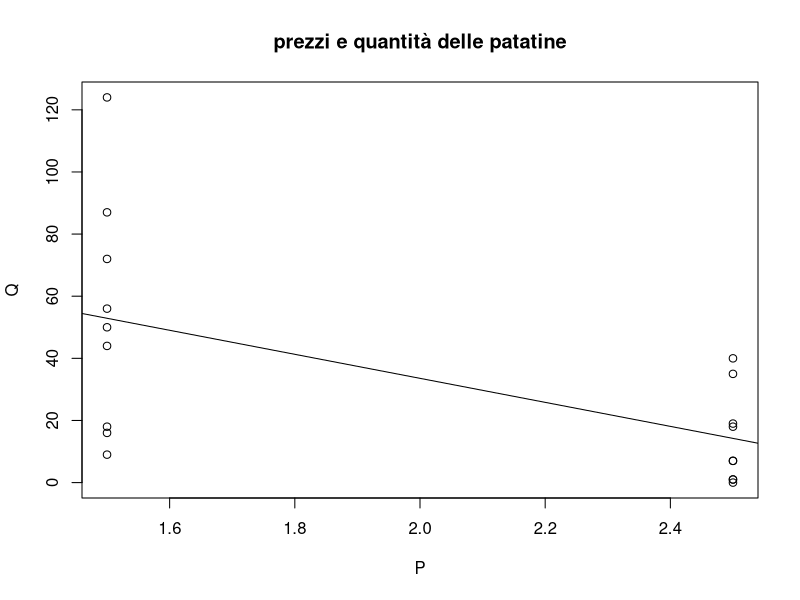
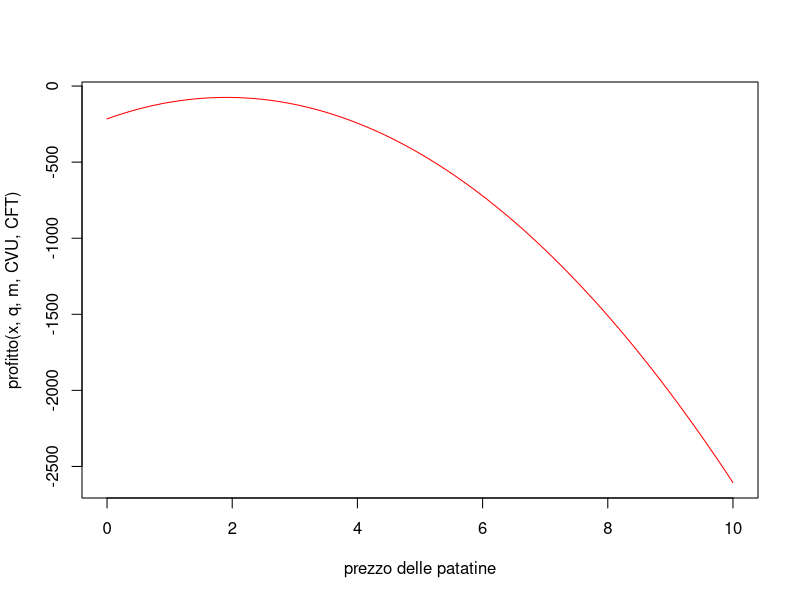
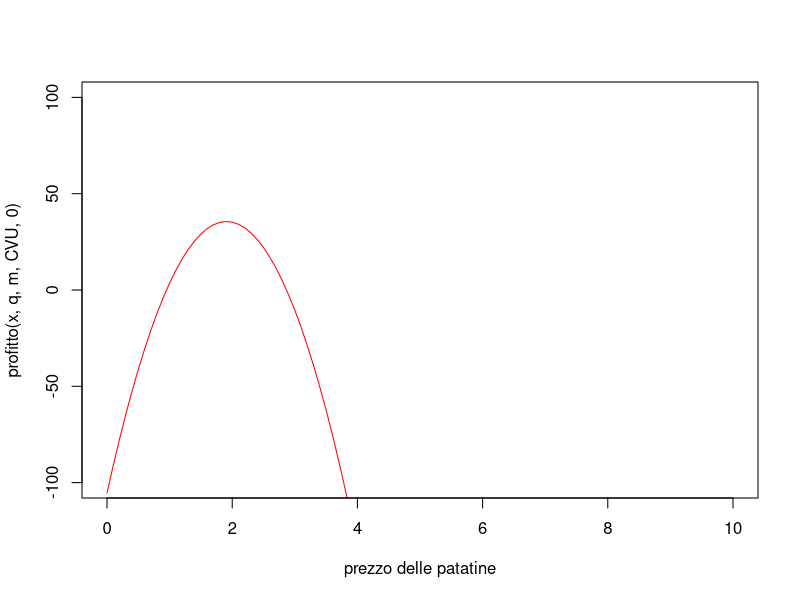
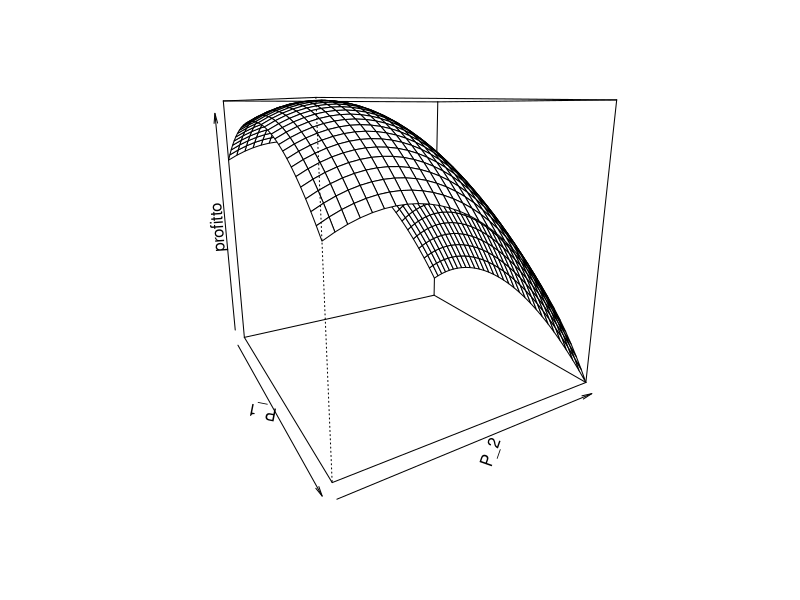

Generate these figures, in order, with R:
## ---- chunk 1
knitr::opts_chunk$set(echo = TRUE)
## ---- chunk 2

Q = c(16, 72,	44,	124, 40, 19, 18, 35, 18, 9, 87, 56, 50, 7,	1,	0,	7, 1)
P = c(rep(1.5,4),rep(2.5,4), rep(1.5,5), rep(2.5,5))

regressione = lm(Q ~ P)

plot(P, Q, main ='prezzi e quantità delle patatine')
abline(regressione)

## ---- chunk 3
print(coef(regressione))
## ---- chunk 4
summary(regressione)
## ---- chunk 5

CVU = 0.95
CFT = 110
q = 110.89
m = 38.67

#calcola il profitto dato il prezzo
profitto = function(P, q, m, CVU, CFT){
q*P - m*P^2 - CVU*q +CVU*m*P - CFT
}

#calcola il prezzo nel punto di profitto massimo
prezzOttimo = function(q, m, CVU){
1/2 * (q/m +CVU)
}

print(prezzOttimo(q,m,CVU))
## ---- chunk 6
curve(profitto(x, q,m,CVU,CFT),0,10, col='red', xlab='prezzo delle patatine')
## ---- chunk 7
print(profitto(prezzOttimo(q,m,CVU),q,m,CVU,0))
## ---- chunk 8
curve(profitto(x, q,m,CVU,0),0,10, col='red', xlab='prezzo delle patatine', ylim=c(-100, 100))
## ---- chunk 9
print(profitto(1.9,q,m,CVU,0))  #prezzo di ottimo
print(profitto(2.5,q,m,CVU,0))
print(profitto(1.5,q,m,CVU,0))
print(profitto(3,q,m,CVU,0))  
print(profitto(1,q,m,CVU,0)) 
## ---- chunk 10

CVU_1 = 1.5
CVU_2 = 0.4
CFT = 300
q_1 = 50
q_2 = 40
m_1 = 2
m_2 = 3

profitto2 = function(P_1, P_2){
P_1 *(q_1 - m_1*P_1) + P_2 *(q_2 - m_2*P_2) - CFT - CVU_1*(q_1 - m_1*P_1) - CVU_2*(q_2 - m_2*P_2)
}

P_1 = P_2 = seq(0,30,1)
pro = outer(P_1, P_2, profitto2)

## ---- chunk 11
persp(P_1, P_2, pro, zlab = "profitto", theta = 60)
## ---- chunk 12
max(pro)
ids = which(pro==max(pro), arr.ind=TRUE)
ids
P_1[ids[1]]
P_1[ids[2]]
## ---- chunk 13
prezzOttimo(q_1,m_1,CVU_1)
prezzOttimo(q_2,m_2,CVU_2)
